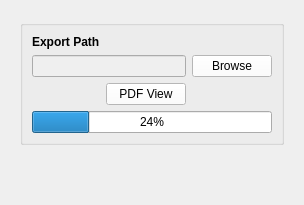
              <widget class="QWidget" name="Resume_Export">
               <property name="sizePolicy">
                <sizepolicy hsizetype="MinimumExpanding" vsizetype="MinimumExpanding">
                 <horstretch>0</horstretch>
                 <verstretch>0</verstretch>
                </sizepolicy>
               </property>
               <attribute name="title">
                <string>Export</string>
               </attribute>
               <layout class="QGridLayout" name="gridLayout_21">
                <item row="0" column="0">
                 <widget class="QWidget" name="widget_Export_Container" native="true">
                  <property name="sizePolicy">
                   <sizepolicy hsizetype="MinimumExpanding" vsizetype="MinimumExpanding">
                    <horstretch>0</horstretch>
                    <verstretch>0</verstretch>
                   </sizepolicy>
                  </property>
                  <layout class="QVBoxLayout" name="verticalLayout_4">
                   <item>
                    <widget class="QGroupBox" name="groupBox_26">
                     <property name="sizePolicy">
                      <sizepolicy hsizetype="Fixed" vsizetype="Fixed">
                       <horstretch>0</horstretch>
                       <verstretch>0</verstretch>
                      </sizepolicy>
                     </property>
                     <property name="title">
                      <string/>
                     </property>
                     <layout class="QGridLayout" name="gridLayout_17">
                      <item row="0" column="0">
                       <widget class="QLabel" name="label_39">
                        <property name="font">
                         <font>
                          <family>Segoe UI</family>
                          <bold>true</bold>
                         </font>
                        </property>
                        <property name="text">
                         <string>Export Path</string>
                        </property>
                       </widget>
                      </item>
                      <item row="3" column="0" colspan="3">
                       <widget class="QProgressBar" name="progressBar_export_resume">
                        <property name="value">
                         <number>24</number>
                        </property>
                       </widget>
                      </item>
                      <item row="1" column="0" colspan="2">
                       <widget class="QLineEdit" name="folderpath_Export">
                        <property name="enabled">
                         <bool>false</bool>
                        </property>
                       </widget>
                      </item>
                      <item row="2" column="1">
                       <widget class="QPushButton" name="button_openfile">
                        <property name="styleSheet">
                         <string notr="true">background-color: rgb(255, 255, 255);
color:rgb(0, 0, 0)</string>
                        </property>
                        <property name="text">
                         <string>PDF View</string>
                        </property>
                       </widget>
                      </item>
                      <item row="1" column="2">
                       <widget class="QPushButton" name="button_export_path">
                        <property name="styleSheet">
                         <string notr="true">background-color: rgb(255, 255, 255);
color:rgb(0, 0, 0)</string>
                        </property>
                        <property name="text">
                         <string>Browse</string>
                        </property>
                       </widget>
                      </item>
                     </layout>
                    </widget>
                   </item>
                   <item>
                    <spacer name="verticalSpacer_5">
                     <property name="orientation">
                      <enum>Qt::Orientation::Vertical</enum>
                     </property>
                     <property name="sizeHint" stdset="0">
                      <size>
                       <width>20</width>
                       <height>40</height>
                      </size>
                     </property>
                    </spacer>
                   </item>
                  </layout>
                 </widget>
                </item>
               </layout>
              </widget>
